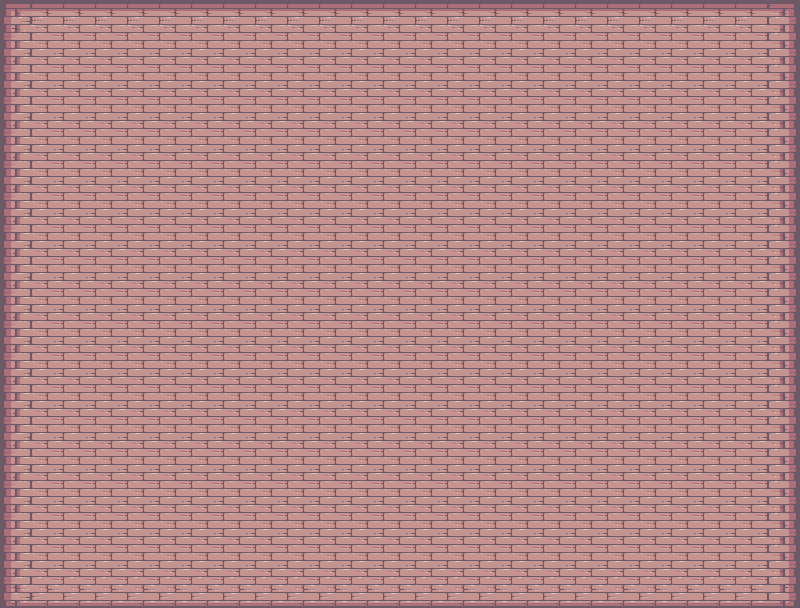

Below is a game level as drawn by its tile map, then a one-line description and the .tmx file that defines it, in full:
An orthogonal 25x19 tile map with 32x32 px tiles, 1 tile layer (Capa de patrones 1), 3 hidden layers not drawn.

<map version="1.2" tiledversion="1.3.5" orientation="orthogonal" renderorder="right-down" width="25" height="19" tilewidth="32" tileheight="32" infinite="0" nextlayerid="5" nextobjectid="1">
 <tileset firstgid="1" source="Terrain (32x32).tsx" />
 <layer id="1" name="Capa de patrones 1" width="25" height="19">
  <data encoding="csv">
135,136,136,136,136,136,136,136,136,136,136,136,136,136,136,136,136,136,136,136,136,136,136,136,137,
154,155,155,155,155,155,155,155,155,155,155,155,155,155,155,155,155,155,155,155,155,155,155,155,156,
154,155,155,155,155,155,155,155,155,155,155,155,155,155,155,155,155,155,155,155,155,155,155,155,156,
154,155,155,155,155,155,155,155,155,155,155,155,155,155,155,155,155,155,155,155,155,155,155,155,156,
154,155,155,155,155,155,155,155,155,155,155,155,155,155,155,155,155,155,155,155,155,155,155,155,156,
154,155,155,155,155,155,155,155,155,155,155,155,155,155,155,155,155,155,155,155,155,155,155,155,156,
154,155,155,155,155,155,155,155,155,155,155,155,155,155,155,155,155,155,155,155,155,155,155,155,156,
154,155,155,155,155,155,155,155,155,155,155,155,155,155,155,155,155,155,155,155,155,155,155,155,156,
154,155,155,155,155,155,155,155,155,155,155,155,155,155,155,155,155,155,155,155,155,155,155,155,156,
154,155,155,155,155,155,155,155,155,155,155,155,155,155,155,155,155,155,155,155,155,155,155,155,156,
154,155,155,155,155,155,155,155,155,155,155,155,155,155,155,155,155,155,155,155,155,155,155,155,156,
154,155,155,155,155,155,155,155,155,155,155,155,155,155,155,155,155,155,155,155,155,155,155,155,156,
154,155,155,155,155,155,155,155,155,155,155,155,155,155,155,155,155,155,155,155,155,155,155,155,156,
154,155,155,155,155,155,155,155,155,155,155,155,155,155,155,155,155,155,155,155,155,155,155,155,156,
154,155,155,155,155,155,155,155,155,155,155,155,155,155,155,155,155,155,155,155,155,155,155,155,156,
154,155,155,155,155,155,155,155,155,155,155,155,155,155,155,155,155,155,155,155,155,155,155,155,156,
154,155,155,155,155,155,155,155,155,155,155,155,155,155,155,155,155,155,155,155,155,155,155,155,156,
154,155,155,155,155,155,155,155,155,155,155,155,155,155,155,155,155,155,155,155,155,155,155,155,156,
173,174,174,174,174,174,174,174,174,174,174,174,174,174,174,174,174,174,174,174,174,174,174,174,175
</data>
 </layer>
 <layer id="2" name="Capa de patrones 2" width="25" height="19" visible="0">
  <data encoding="csv">
155,155,155,155,155,155,155,155,155,155,155,155,155,155,155,155,155,155,155,155,155,155,155,155,155,
155,155,155,155,155,155,155,155,155,155,155,155,155,155,155,155,155,155,155,155,155,155,155,155,155,
155,155,155,155,155,155,155,155,155,155,155,155,155,155,155,155,155,155,155,155,155,155,155,155,155,
155,155,155,155,155,155,155,155,155,155,155,155,155,155,155,155,155,155,155,155,155,155,155,155,155,
155,155,155,155,155,155,155,155,155,155,155,155,155,155,155,155,155,155,155,155,155,155,155,155,155,
155,155,155,155,155,155,155,155,155,155,155,155,155,155,155,155,155,155,155,155,155,155,155,155,155,
155,155,155,155,155,155,155,155,155,155,155,155,155,155,155,155,155,155,155,155,155,155,155,155,155,
155,155,155,155,155,155,155,155,155,155,155,155,155,155,155,155,155,155,155,155,155,155,155,155,155,
155,155,155,155,155,155,155,155,155,155,155,155,155,155,155,155,155,155,155,155,155,155,155,155,155,
155,155,155,155,155,155,155,155,155,155,155,155,155,155,155,155,155,155,155,155,155,155,155,155,155,
155,155,155,155,155,155,155,155,155,155,155,155,155,155,155,155,155,155,155,155,155,155,155,155,155,
155,155,155,155,155,155,155,155,155,155,155,155,155,155,155,155,155,155,155,155,155,155,155,155,155,
155,155,155,155,155,155,155,155,155,155,155,155,155,155,155,155,155,155,155,155,155,155,155,155,155,
155,155,155,155,155,155,155,155,155,155,155,155,155,155,155,155,155,155,155,155,155,155,155,155,155,
155,155,155,155,155,155,155,155,155,155,155,155,155,155,155,155,155,155,155,155,155,155,155,155,155,
155,155,155,155,155,155,155,155,155,155,155,155,155,155,155,155,155,155,155,155,155,155,155,155,155,
155,155,155,155,155,155,155,155,155,155,155,155,155,155,155,155,155,155,155,155,155,155,155,155,155,
155,155,155,155,155,155,155,155,155,155,155,155,155,155,155,155,155,155,155,155,155,155,155,155,155,
155,155,155,155,155,155,155,155,155,155,155,155,155,155,155,155,155,155,155,155,155,155,155,155,155
</data>
 </layer>
 <layer id="3" name="Capa de patrones 3" width="25" height="19" visible="0">
  <data encoding="csv">
41,41,41,41,41,41,41,41,41,41,41,41,41,41,41,41,41,41,41,41,41,41,41,41,41,
41,41,41,41,41,41,41,41,41,41,41,41,41,41,41,41,41,41,41,41,41,41,41,41,41,
41,41,41,41,41,41,41,41,41,41,41,41,41,41,41,41,41,41,41,41,41,41,41,41,41,
41,41,41,41,41,41,41,41,41,41,41,41,41,41,41,41,41,41,41,41,41,41,41,41,41,
41,41,41,41,41,41,41,41,41,41,41,41,41,41,41,41,41,41,41,41,41,41,41,41,41,
41,41,41,41,41,41,41,41,41,41,41,41,41,41,41,41,41,41,41,41,41,41,41,41,41,
41,41,41,41,41,41,41,41,41,41,41,41,41,41,41,41,41,41,41,41,41,41,41,41,41,
41,41,41,41,41,41,41,41,41,41,41,41,41,41,41,41,41,41,41,41,41,41,41,41,41,
41,41,41,41,41,41,41,41,41,41,41,41,41,41,41,41,41,41,41,41,41,41,41,41,41,
41,41,41,41,41,41,41,41,41,41,41,41,41,41,41,41,41,41,41,41,41,41,41,41,41,
41,41,41,41,41,41,41,41,41,41,41,41,41,41,41,41,41,41,41,41,41,41,41,41,41,
41,41,41,41,41,41,41,41,41,41,41,41,41,41,41,41,41,41,41,41,41,41,41,41,41,
41,41,41,41,41,41,41,41,41,41,41,41,41,41,41,41,41,41,41,41,41,41,41,41,41,
41,41,41,41,41,41,41,41,41,41,41,41,41,41,41,41,41,41,41,41,41,41,41,41,41,
41,41,41,41,41,41,41,41,41,41,41,41,41,41,41,41,41,41,41,41,41,41,41,41,41,
41,41,41,41,41,41,41,41,41,41,41,41,41,41,41,41,41,41,41,41,41,41,41,41,41,
41,41,41,41,41,41,41,41,41,41,41,41,41,41,41,41,41,41,41,41,41,41,41,41,41,
41,41,41,41,41,41,41,41,41,41,41,41,41,41,41,41,41,41,41,41,41,41,41,41,41,
41,41,41,41,41,41,41,41,41,41,41,41,41,41,41,41,41,41,41,41,41,41,41,41,41
</data>
 </layer>
 <layer id="4" name="Capa de patrones 4" width="25" height="19" visible="0">
  <data encoding="csv">
27,60,60,60,60,60,60,60,60,60,60,60,60,60,60,60,60,60,60,60,60,60,60,60,28,
42,135,136,136,136,136,136,136,136,136,136,136,136,136,136,136,136,136,136,136,136,136,136,137,40,
42,154,155,155,155,155,155,155,155,155,155,155,155,155,155,155,155,155,155,155,155,155,155,156,40,
42,154,155,155,155,155,155,155,155,155,155,155,155,155,155,155,155,155,155,155,155,155,155,156,40,
42,154,155,155,155,155,155,155,155,155,155,155,155,155,155,155,155,155,155,155,155,155,155,156,40,
42,154,155,155,155,155,155,155,155,155,155,155,155,155,155,155,155,155,155,155,155,155,155,156,40,
42,154,155,155,155,155,155,155,155,155,155,155,155,155,155,155,155,155,155,155,155,155,155,156,40,
42,154,155,155,155,155,155,155,155,155,155,155,155,155,155,155,155,155,155,155,155,155,155,156,40,
42,154,155,155,155,155,155,155,155,155,155,155,155,155,155,155,155,155,155,155,155,155,155,156,40,
42,154,155,155,155,155,155,155,155,155,155,155,155,155,155,155,155,155,155,155,155,155,155,156,40,
42,154,155,155,155,155,155,155,155,155,155,155,155,155,155,155,155,155,155,155,155,155,155,156,40,
42,154,155,155,155,155,155,155,155,155,155,155,155,155,155,155,155,155,155,155,155,155,155,156,40,
42,154,155,155,155,155,155,155,155,155,155,155,155,155,155,155,155,155,155,155,155,155,155,156,40,
42,154,155,155,155,155,155,155,155,155,155,155,155,155,155,155,155,155,155,155,155,155,155,156,40,
42,154,155,155,155,155,155,155,155,155,155,155,155,155,155,155,155,155,155,155,155,155,155,156,40,
42,154,155,155,155,155,155,155,155,155,155,155,155,155,155,155,155,155,155,155,155,155,155,156,40,
42,154,155,155,155,155,155,155,155,155,155,155,155,155,155,155,155,155,155,155,155,155,155,156,40,
42,173,174,174,174,174,174,174,174,174,174,174,174,174,174,174,174,174,174,174,174,174,174,175,40,
46,22,22,22,22,22,22,22,22,22,22,22,22,22,22,22,22,22,22,22,22,22,22,22,47
</data>
 </layer>
</map>
